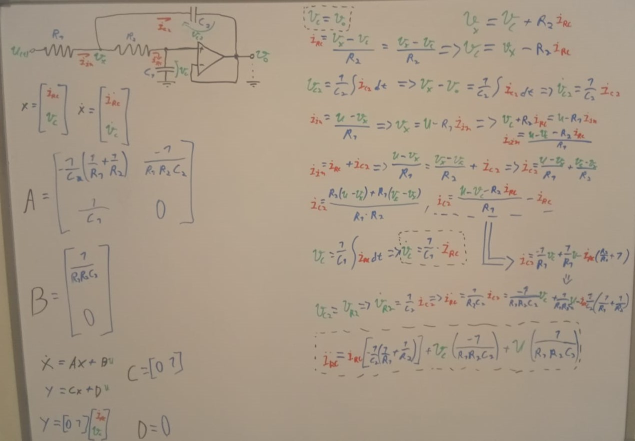
#> input picture Simul_Controle/Untitled.jpg, 1270 x 881 px (shown at 1/2 size); its folder holds only this picture in this run
$ python -i image_prepross.py   (imports and definitions only)
#> lines starting #> are read from the running program, lines starting #| are printed output that depends on the picture
import os
import cv2 as cv
import numpy as np
import matplotlib.pyplot as plt

import glob as glob

from skimage import io, exposure, filters, color


# [14 lines left out: functions read_img, bin_img, not called in this run]


def find_lines(img, dil_n=99, ero_n=121):
    assert img is not None, "Imagem inexistente"
    # assert img is np.ndarray, "Formato de imagem desconhecido"
    assert len(np.shape(img)) == 2, "Imagem deve ter 2 dimensões"
    # Criando Contornos para Linhas
    dil_kernel = np.ones((3, dil_n), np.uint8)
    ero_kernel = np.ones((1, ero_n), np.uint8)
    line_img = cv.erode(cv.dilate(img, dil_kernel), ero_kernel)

    (contours, hierarchy) = cv.findContours(
        line_img.copy(), cv.RETR_TREE, cv.CHAIN_APPROX_SIMPLE)
    sorted_contours_lines = sorted(
        contours, key=lambda ctr: cv.boundingRect(ctr)[1])
    return sorted_contours_lines


# [52 lines left out: functions find_words, save_words, not called in this run]

>>> import cv2
>>> picture = cv2.imread('../../Simul_Controle/Untitled.jpg', cv2.IMREAD_GRAYSCALE)
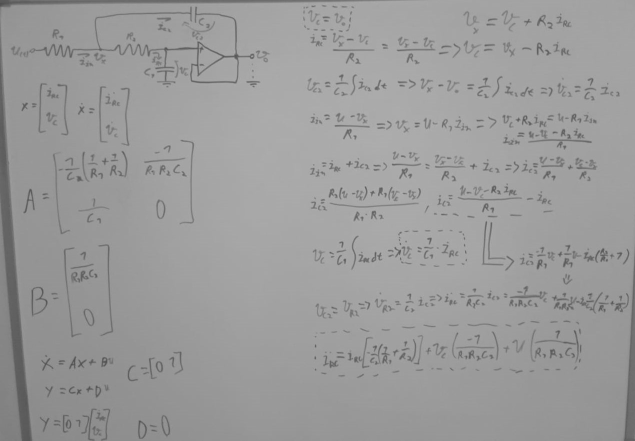
#> picture: shape (881, 1270) (shown at 1/2 size); min 71, max 184, mean 155.1
>>> result = find_lines(picture)
#> in find_lines, `line_img = cv.erode(cv.dilate(img, dil_kernel), ero_kernel)`:
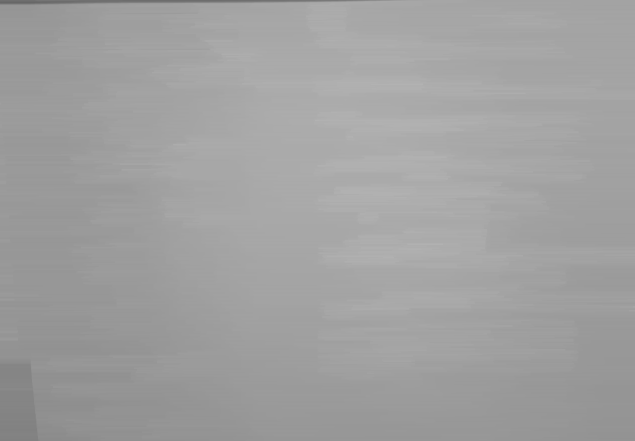
#> line_img: shape (881, 1270) (shown at 1/2 size); min 101, max 179, mean 160.1
#> in find_lines, `(contours, hierarchy) = cv.findContours( line_img.copy(), cv.RETR_TREE..`: contours = [[[0, 0], [0, 880], [1269, 880], [1269, 0]]]
#> result = [[[0, 0], [0, 880], [1269, 880], [1269, 0]]]
